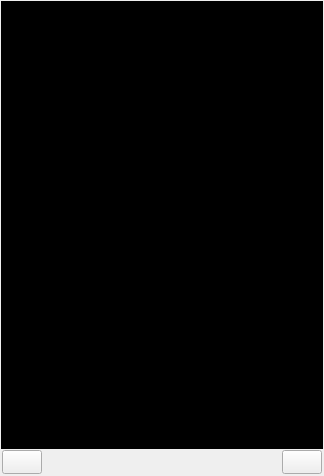
<?xml version="1.0" encoding="UTF-8"?>
<ui version="4.0">
 <class>WAFMainWindow</class>
 <widget class="QMainWindow" name="WAFMainWindow">
  <property name="geometry">
   <rect>
    <x>0</x>
    <y>0</y>
    <width>324</width>
    <height>476</height>
   </rect>
  </property>
  <property name="sizePolicy">
   <sizepolicy hsizetype="Fixed" vsizetype="Fixed">
    <horstretch>0</horstretch>
    <verstretch>0</verstretch>
   </sizepolicy>
  </property>
  <property name="windowTitle">
   <string>WAF Meter</string>
  </property>
  <property name="windowIcon">
   <iconset resource="../WAFmeter.qrc">
    <normaloff>:/icons/WAFMeter128.png</normaloff>:/icons/WAFMeter128.png</iconset>
  </property>
  <property name="styleSheet">
   <string notr="true"/>
  </property>
  <widget class="QWidget" name="centralWidget">
   <property name="sizePolicy">
    <sizepolicy hsizetype="Expanding" vsizetype="Expanding">
     <horstretch>0</horstretch>
     <verstretch>0</verstretch>
    </sizepolicy>
   </property>
   <layout class="QVBoxLayout" name="verticalLayout">
    <property name="spacing">
     <number>1</number>
    </property>
    <property name="margin">
     <number>1</number>
    </property>
    <item>
     <widget class="QWidget" name="iphoneScreenWidget" native="true">
      <property name="sizePolicy">
       <sizepolicy hsizetype="Fixed" vsizetype="Fixed">
        <horstretch>0</horstretch>
        <verstretch>0</verstretch>
       </sizepolicy>
      </property>
      <property name="minimumSize">
       <size>
        <width>322</width>
        <height>474</height>
       </size>
      </property>
      <layout class="QVBoxLayout" name="verticalLayout_2">
       <property name="spacing">
        <number>0</number>
       </property>
       <property name="margin">
        <number>0</number>
       </property>
       <item>
        <widget class="QLabel" name="imageLabel">
         <property name="sizePolicy">
          <sizepolicy hsizetype="Expanding" vsizetype="Expanding">
           <horstretch>0</horstretch>
           <verstretch>0</verstretch>
          </sizepolicy>
         </property>
         <property name="styleSheet">
          <string notr="true">background-color: rgba(0,0,0,255);</string>
         </property>
         <property name="text">
          <string/>
         </property>
         <property name="pixmap">
          <pixmap resource="../WAFmeter.qrc">:/icons/Interface-montage.png</pixmap>
         </property>
         <property name="scaledContents">
          <bool>false</bool>
         </property>
         <property name="alignment">
          <set>Qt::AlignCenter</set>
         </property>
        </widget>
       </item>
       <item>
        <widget class="QWidget" name="widget_2" native="true">
         <property name="maximumSize">
          <size>
           <width>16777215</width>
           <height>70</height>
          </size>
         </property>
         <layout class="QHBoxLayout" name="horizontalLayout_3">
          <property name="spacing">
           <number>2</number>
          </property>
          <property name="margin">
           <number>1</number>
          </property>
          <item>
           <widget class="QPushButton" name="camButton">
            <property name="sizePolicy">
             <sizepolicy hsizetype="Minimum" vsizetype="Preferred">
              <horstretch>0</horstretch>
              <verstretch>0</verstretch>
             </sizepolicy>
            </property>
            <property name="minimumSize">
             <size>
              <width>32</width>
              <height>24</height>
             </size>
            </property>
            <property name="toolTip">
             <string>Activate camera grabbing</string>
            </property>
            <property name="text">
             <string/>
            </property>
            <property name="icon">
             <iconset resource="../WAFmeter.qrc">
              <normaloff>:/icons/camera-web.png</normaloff>:/icons/camera-web.png</iconset>
            </property>
            <property name="iconSize">
             <size>
              <width>48</width>
              <height>48</height>
             </size>
            </property>
            <property name="checkable">
             <bool>true</bool>
            </property>
           </widget>
          </item>
          <item>
           <spacer name="horizontalSpacer">
            <property name="orientation">
             <enum>Qt::Horizontal</enum>
            </property>
            <property name="sizeHint" stdset="0">
             <size>
              <width>40</width>
              <height>20</height>
             </size>
            </property>
           </spacer>
          </item>
          <item>
           <widget class="QPushButton" name="fileButton">
            <property name="sizePolicy">
             <sizepolicy hsizetype="Preferred" vsizetype="Preferred">
              <horstretch>0</horstretch>
              <verstretch>0</verstretch>
             </sizepolicy>
            </property>
            <property name="minimumSize">
             <size>
              <width>24</width>
              <height>24</height>
             </size>
            </property>
            <property name="toolTip">
             <string>Open a picture file</string>
            </property>
            <property name="styleSheet">
             <string notr="true"/>
            </property>
            <property name="text">
             <string/>
            </property>
            <property name="icon">
             <iconset resource="../WAFmeter.qrc">
              <normaloff>:/icons/image-jpeg.png</normaloff>:/icons/image-jpeg.png</iconset>
            </property>
            <property name="iconSize">
             <size>
              <width>48</width>
              <height>48</height>
             </size>
            </property>
            <property name="shortcut">
             <string>Ctrl+O</string>
            </property>
           </widget>
          </item>
         </layout>
        </widget>
       </item>
      </layout>
     </widget>
    </item>
   </layout>
  </widget>
 </widget>
 <layoutdefault spacing="6" margin="11"/>
 <resources>
  <include location="../WAFmeter.qrc"/>
 </resources>
 <connections/>
</ui>
